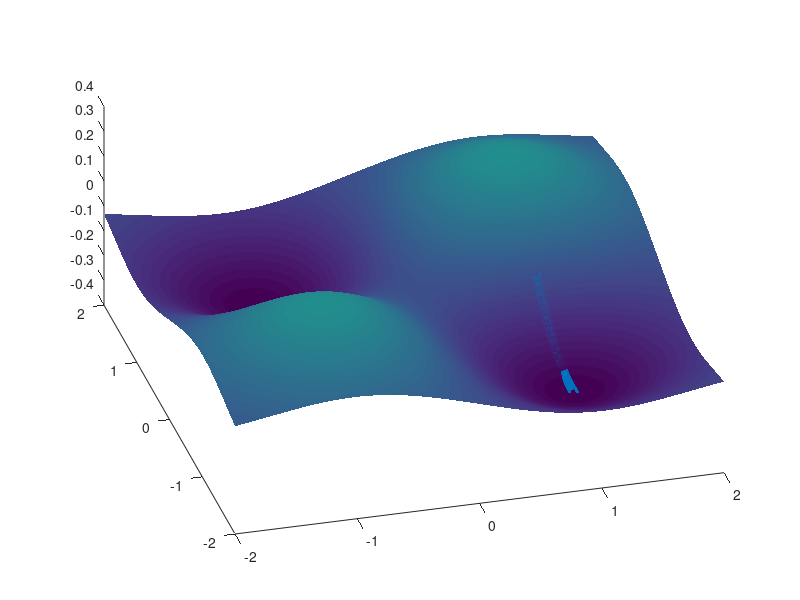
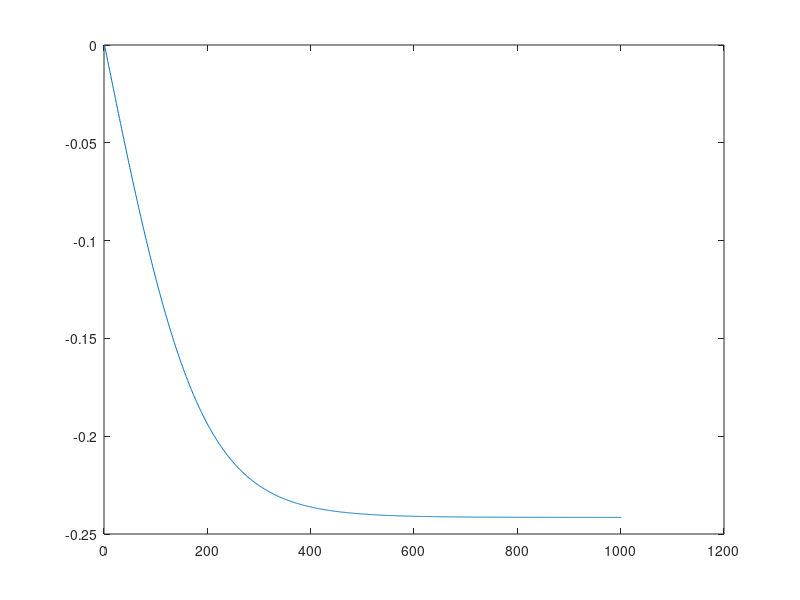

The MATLAB script that drew these images, in order:
%define cost function and gradient
fa = @(x,a) exp(-norm(x-a)^2);
ga = @(x,a) -2*exp(-norm(x-a)^2)*(x-a);
A = [1 1 -1 -1;...
     1 -1 1 -1];
b = [1 -1 -1 1];

f = @(x) 0.25*(b(1)*fa(x,A(:,1))+b(2)*fa(x,A(:,2))+b(3)*fa(x,A(:,3))+b(4)*fa(x,A(:,4)));
grad = @(x) 0.25*(b(1)*ga(x,A(:,1))+b(2)*ga(x,A(:,2))+b(3)*ga(x,A(:,3))+b(4)*ga(x,A(:,4)));


x = [1;0]; %initial point
t = 0.01; %GD stepsize

xar = x; %initialize x-array
cost = f(x); %initialize cost array
for k=1:1000
    x = x - t*grad(x); %GD update
    
    xar = [xar,x];
    cost = [cost,f(x)];
end

figure(1); %plot trajectories
hold on
[X,Y] = meshgrid(-2:0.01:2,-2:0.01:2);
Z = zeros(size(X));
for i=1:numel(X)
    x = [X(i);Y(i)];
    Z(i) = f(x);
end
figure(1);
surf(X,Y,Z);
shading interp
scatter3(xar(1,:),xar(2,:),cost); view(-15,50);
hold off

%%
figure(2)
plot(cost)
